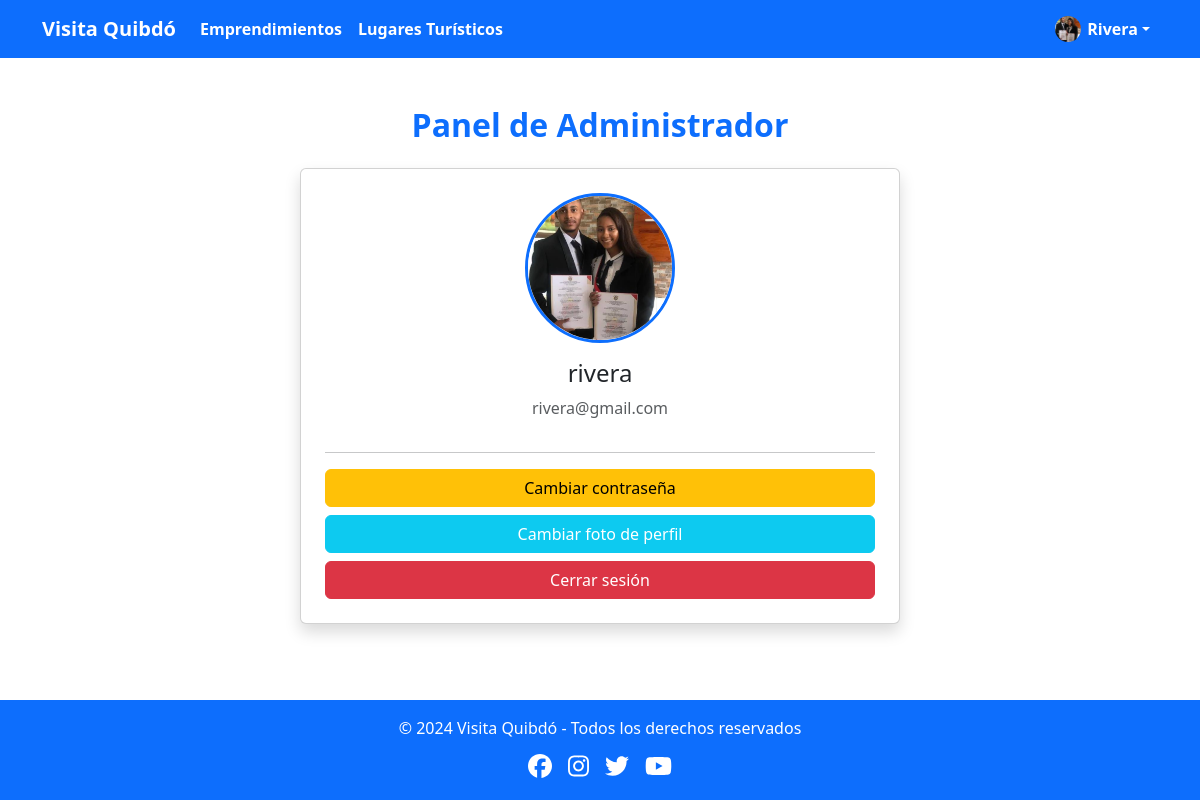
Screenshot of /panel_admin.php (signed in) with the database file from the repository.
### tables this page shows
CREATE TABLE `emprendedores` (
  `id` int(11) NOT NULL,
  `nombre_emprendimiento` varchar(100) NOT NULL,
  `categoria` varchar(100) NOT NULL,
  `descripcion` text NOT NULL,
  `ubicacion` varchar(150) NOT NULL,
  `nombre_propietario` varchar(100) NOT NULL,
  `telefono` varchar(20) NOT NULL,
  `correo` varchar(120) NOT NULL,
  `contraseña` varchar(100) NOT NULL,
  `foto` varchar(255) DEFAULT NULL,
  `foto_perfil` varchar(255) NOT NULL,
  `horarios` text DEFAULT NULL,
  `servicios` text DEFAULT NULL,
  `servicios_extra` text DEFAULT NULL,
  `rol` enum('admin','emprendedor') NOT NULL DEFAULT 'emprendedor'
);

### panel_admin.php (the view, shortened to what this page needs)
<?php
$conexion = new mysqli("localhost", "root", "", "visita_quibdo");
$id = $_SESSION["id"];
$sql = "SELECT * FROM emprendedores WHERE id='$id' LIMIT 1";
$result = $conexion->query($sql);
$admin = $result->fetch_assoc();
?>
<!DOCTYPE html>
<html lang="es">
<head>
    <link href="https://cdn.jsdelivr.net/npm/bootstrap@5.3.3/dist/css/bootstrap.min.css" rel="stylesheet">
</head>
<body>
<?php include("includes/navbar.php"); ?>
<div class="container mt-5">
    <h2 class="text-center text-primary fw-bold mb-4">Panel de Administrador</h2>
    <div class="card p-4 shadow panel-card">
        <div class="text-center mb-3">
            <?php if (!empty($admin["foto"])): ?>
                <img src="<?php echo $admin["foto"]; ?>" class="foto-admin">
            <?php else: ?>
                <img src="https://via.placeholder.com/150?text=Admin" class="foto-admin">
            <?php endif; ?>
        </div>
        <h4 class="text-center"><?php echo $admin["nombre_emprendimiento"]; ?></h4>
        <p class="text-center text-muted"><?php echo $admin["correo"]; ?></p>
        <hr>
        <a href="cambiar_contraseña_admin.php" class="btn btn-warning w-100 mb-2">
            Cambiar contraseña
        </a>
        <a href="admin_cambiar_foto.php" class="btn btn-info w-100 mb-2 text-white">
            Cambiar foto de perfil
        </a>
        <a href="cerrar_sesion.php" class="btn btn-danger w-100">Cerrar sesión</a>
    </div>
</div>
<?php include("includes/footer.php"); ?>
</body>
</html>

### styles.css (style rules this page uses)
html, body { height: 100%; margin: 0; padding: 0; }
body { display: flex; flex-direction: column; }

### panel_admin.php (style rules this page uses)
.panel-card { max-width: 600px; margin: auto; }
.foto-admin { width: 150px; height: 150px; object-fit: cover; border-radius: 50%; border: 3px solid #0d6efd; }

### rows the page displays
emprendedores: foto (picture), nombre_emprendimiento "rivera", correo "rivera@gmail.com"

### other values shown
$_SESSION["nombre"] "Rivera"
